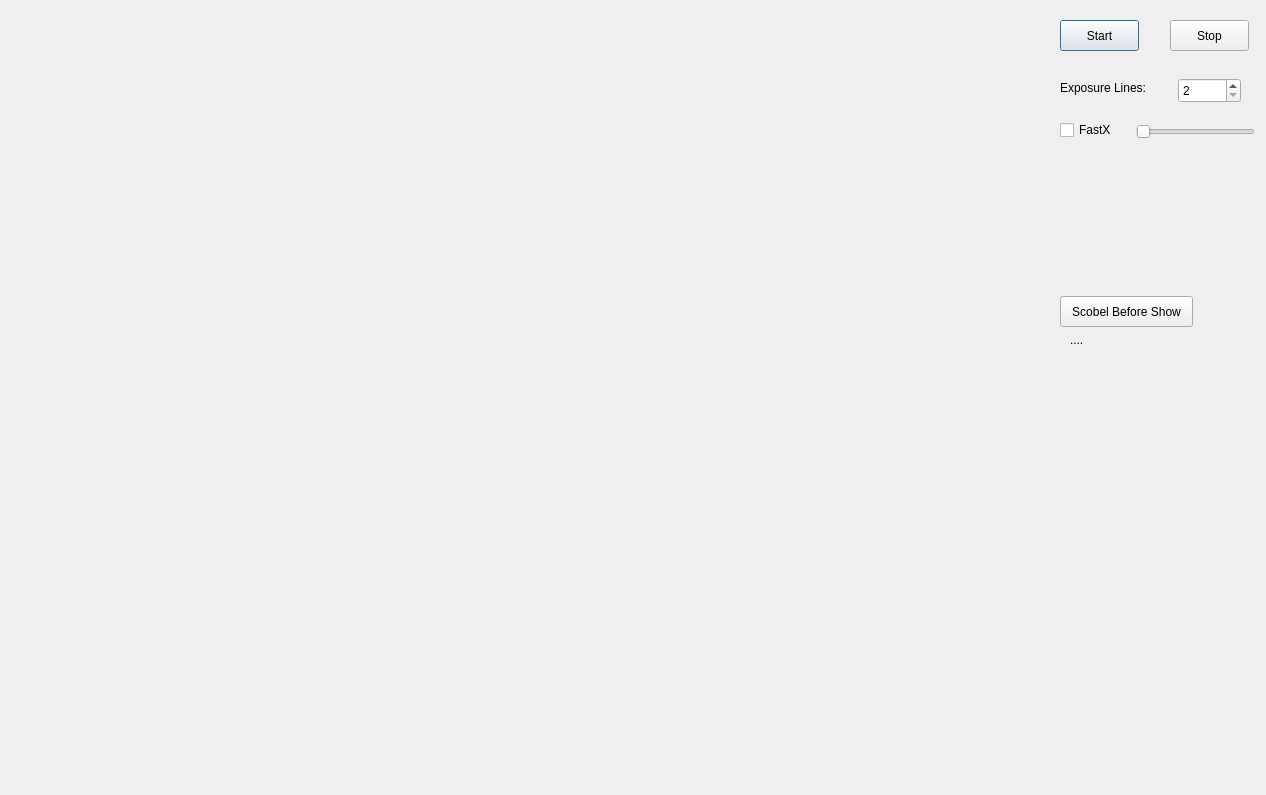
<?xml version="1.0" encoding="UTF-8"?>
<ui version="4.0">
 <class>KSJSCZDemoMainWindow</class>
 <widget class="QDialog" name="KSJSCZDemoMainWindow">
  <property name="geometry">
   <rect>
    <x>0</x>
    <y>0</y>
    <width>1266</width>
    <height>795</height>
   </rect>
  </property>
  <property name="windowTitle">
   <string>Dialog</string>
  </property>
  <widget class="QPushButton" name="StartCapturePushButton">
   <property name="geometry">
    <rect>
     <x>1060</x>
     <y>20</y>
     <width>79</width>
     <height>31</height>
    </rect>
   </property>
   <property name="text">
    <string>Start</string>
   </property>
  </widget>
  <widget class="QPushButton" name="StopCapturePushButton">
   <property name="geometry">
    <rect>
     <x>1170</x>
     <y>20</y>
     <width>79</width>
     <height>31</height>
    </rect>
   </property>
   <property name="text">
    <string>Stop</string>
   </property>
  </widget>
  <widget class="QLabel" name="InfoLabel">
   <property name="geometry">
    <rect>
     <x>1070</x>
     <y>330</y>
     <width>131</width>
     <height>20</height>
    </rect>
   </property>
   <property name="text">
    <string>....</string>
   </property>
  </widget>
  <widget class="QCheckBox" name="ThresholdCheckBox">
   <property name="geometry">
    <rect>
     <x>1060</x>
     <y>120</y>
     <width>61</width>
     <height>20</height>
    </rect>
   </property>
   <property name="text">
    <string>FastX</string>
   </property>
  </widget>
  <widget class="QLabel" name="StaticText_4">
   <property name="geometry">
    <rect>
     <x>1060</x>
     <y>80</y>
     <width>101</width>
     <height>16</height>
    </rect>
   </property>
   <property name="text">
    <string>Exposure Lines:</string>
   </property>
  </widget>
  <widget class="QSpinBox" name="ExpLinesSpinBox">
   <property name="enabled">
    <bool>true</bool>
   </property>
   <property name="geometry">
    <rect>
     <x>1178</x>
     <y>78</y>
     <width>63</width>
     <height>25</height>
    </rect>
   </property>
   <property name="readOnly">
    <bool>false</bool>
   </property>
   <property name="minimum">
    <number>2</number>
   </property>
   <property name="maximum">
    <number>99999</number>
   </property>
  </widget>
  <widget class="QPushButton" name="ScobelPushButton">
   <property name="geometry">
    <rect>
     <x>1060</x>
     <y>296</y>
     <width>133</width>
     <height>31</height>
    </rect>
   </property>
   <property name="text">
    <string>Scobel Before Show</string>
   </property>
  </widget>
  <widget class="QSlider" name="FastXThreshold">
   <property name="geometry">
    <rect>
     <x>1136</x>
     <y>122</y>
     <width>119</width>
     <height>20</height>
    </rect>
   </property>
   <property name="maximum">
    <number>255</number>
   </property>
   <property name="orientation">
    <enum>Qt::Horizontal</enum>
   </property>
  </widget>
 </widget>
 <resources/>
 <connections/>
</ui>
